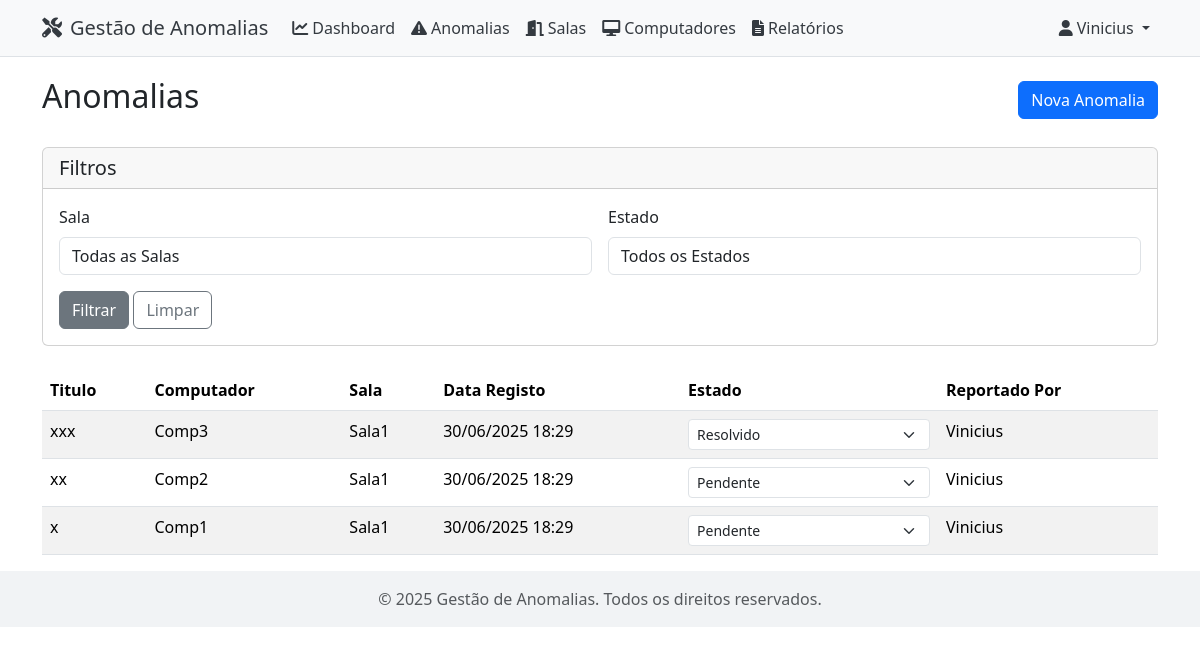
The app's page / (signed in) with its own data.
### anomalias/models.py (models this page shows, shortened)
class Anomalia(models.Model):
    ESTADO_CHOICES = [
        ('PENDENTE', 'Pendente'),
        ('EM_RESOLUCAO', 'Em Resolução'),
        ('RESOLVIDO', 'Resolvido'),
    ]
    titulo = models.CharField(max_length=200)
    descricao = models.TextField()
    computador = models.ForeignKey(
        Computador, on_delete=models.CASCADE, related_name='anomalias')
    data_registo = models.DateTimeField(auto_now_add=True)
    estado = models.CharField(
        max_length=20, choices=ESTADO_CHOICES, default='PENDENTE')
    reportado_por = models.ForeignKey(User, on_delete=models.CASCADE)

### computadores/models.py (models this page shows, shortened)
class Computador(models.Model):
    numero_identificacao = models.CharField(max_length=20)
    sala = models.ForeignKey(
        Sala, on_delete=models.CASCADE, related_name='computadores')
    marca = models.CharField(max_length=50)
    modelo = models.CharField(max_length=50)
    data_aquisicao = models.DateField(null=True, blank=True)
    observacoes = models.TextField(blank=True)
    class Meta:
        verbose_name_plural = "Computadores"

### salas/models.py (models this page shows)
class Sala(models.Model):
    numero = models.CharField(max_length=10)
    descricao = models.TextField(blank=True)
    def __str__(self):
        return f"Sala {self.numero}"

### anomalias/views.py (the view)
# urls.py: path('', views.lista_anomalias, name='lista_anomalias'),
@login_required
def lista_anomalias(request):
    anomalias = Anomalia.objects.all().order_by('-data_registo')
    form = AnomaliaFilterForm(request.GET)
    if form.is_valid():
        if form.cleaned_data.get('sala'):
            anomalias = anomalias.filter(
                computador__sala=form.cleaned_data['sala'])
        if form.cleaned_data.get('estado'):
            anomalias = anomalias.filter(estado=form.cleaned_data['estado'])
    context = {
        'anomalias': anomalias,
        'form': form,
    }
    return render(request, 'anomalias/lista_anomalias.html', context)

### anomalias/forms.py
class AnomaliaFilterForm(forms.Form):
    sala = forms.ModelChoiceField(
        queryset=Sala.objects.all(),
        required=False,
        empty_label="Todas as Salas",
        widget=forms.Select(attrs={'class': 'form-control'})
    )
    estado = forms.ChoiceField(
        choices=[('', 'Todos os Estados')] + Anomalia.ESTADO_CHOICES,
        required=False,
        widget=forms.Select(attrs={'class': 'form-control'})
    )

### anomalias/templates/anomalias/lista_anomalias.html (shortened to what this page needs)
{% extends 'base.html' %}
{% block content %}
<div class="d-flex justify-content-between align-items-center mb-4">
    <h2>Anomalias</h2>
    <a href="{% url 'anomalias:registar_anomalia' %}" class="btn btn-primary">Nova Anomalia</a>
</div>
<div class="card mb-4">
    <div class="card-header">
        <h5 class="mb-0">Filtros</h5>
    </div>
    <div class="card-body">
        <form method="get" class="row g-3">
            {% for field in form %}
            <div class="col-md-6">
                <label for="{{ field.id_for_label }}" class="form-label">{{ field.label }}</label>
                {{ field }}
            </div>
            {% endfor %}
            <div class="col-12">
                <button type="submit" class="btn btn-secondary">Filtrar</button>
                <a href="{% url 'anomalias:lista_anomalias' %}" class="btn btn-outline-secondary">Limpar</a>
            </div>
        </form>
    </div>
</div>
<div class="table-responsive">
    <table class="table table-striped">
        <thead>
            <tr>
                <th>Titulo</th>
                <th>Computador</th>
                <th>Sala</th>
                <th>Data Registo</th>
                <th>Estado</th>
                <th>Reportado Por</th>
            </tr>
        </thead>
        <tbody>
            {% for anomalia in anomalias %}
            <tr>
                <td>{{ anomalia.titulo }}</td>
                <td>{{ anomalia.computador.numero_identificacao }}</td>
                <td>{{ anomalia.computador.sala.numero }}</td>
                <td>{{ anomalia.data_registo|date:"d/m/Y H:i" }}</td>
                <td>
                    <form method="post" action="{% url 'anomalias:atualizar_estado' anomalia.pk %}" class="d-inline">
                        <select name="estado" onchange="this.form.submit()" class="form-select form-select-sm">
                            {% for value, label in anomalia.ESTADO_CHOICES %}
                            <option value="{{ value }}" {% if anomalia.estado == value %}selected{% endif %}>
                                {{ label }}
                            </option>
                            {% endfor %}
                        </select>
                    </form>
                </td>
                <td>{{ anomalia.reportado_por.username }}</td>
            </tr>
            {% empty %}
            <tr>
                <td colspan="6" class="text-center">Nenhuma anomalia registada.</td>
            </tr>
            {% endfor %}
        </tbody>
    </table>
</div>
{% endblock %}

### templates/base.html (shortened to what this page needs)
<!DOCTYPE html>
<html lang="pt">
<head>
    <link href="https://cdn.jsdelivr.net/npm/bootstrap@5.3.6/dist/css/bootstrap.min.css" rel="stylesheet">
    <link rel="stylesheet" href="https://cdnjs.cloudflare.com/ajax/libs/font-awesome/6.0.0/css/all.min.css">
</head>
<body>
    <nav class="navbar navbar-expand-lg">
        <div class="container">
            <a class="navbar-brand" href="{% url 'anomalias:lista_anomalias' %}">
                <i class="fas fa-tools me-2"></i>Gestão de Anomalias
            </a>
            {% if user.is_authenticated %}
            <div class="collapse navbar-collapse" id="navbarNav">
                <ul class="navbar-nav me-auto">
                    {% if user.is_staff %}
                    <li class="nav-item">
                        <a class="nav-link" href="{% url 'dashboard:index' %}">
                            <i class="fas fa-chart-line me-1"></i>Dashboard
                        </a>
                    </li>
                    {% endif %}
                    <li class="nav-item">
                        <a class="nav-link" href="{% url 'anomalias:lista_anomalias' %}">
                            <i class="fas fa-exclamation-triangle me-1"></i>Anomalias
                        </a>
                    </li>
                    <li class="nav-item">
                        <a class="nav-link" href="{% url 'salas:lista_salas' %}">
                            <i class="fas fa-door-open me-1"></i>Salas
                        </a>
                    </li>
                    <li class="nav-item">
                        <a class="nav-link" href="{% url 'computadores:lista_computadores' %}">
                            <i class="fas fa-desktop me-1"></i>Computadores
                        </a>
                    </li>
                    <li class="nav-item">
                        <a class="nav-link" href="{% url 'anomalias:relatorio_anomalias' %}">
                            <i class="fas fa-file-alt me-1"></i>Relatórios
                        </a>
                    </li>
                </ul>
                <ul class="navbar-nav">
                    <li class="nav-item dropdown">
                        <a class="nav-link dropdown-toggle" href="#" id="userDropdown" role="button"
                           data-bs-toggle="dropdown" aria-expanded="false">
                            <i class="fas fa-user me-1"></i>{{ user.username }}
                        </a>
                    </li>
                </ul>
            </div>
            {% endif %}
        </div>
    </nav>
    <div class="container">
        {% block content %}
        {% endblock %}
    </div>
    <footer class="footer mt-auto py-3">
        <div class="container text-center">
            <span class="text-muted">© {% now "Y" %} Gestão de Anomalias. Todos os direitos reservados.</span>
        </div>
    </footer>
</body>
</html>

### templates/base.html (style rules this page uses)
.navbar { margin-bottom: 20px; background-color: #f8f9fa !important; border-bottom: 1px solid #dee2e6; }
.navbar-brand, .nav-link, .navbar .dropdown-toggle { color: #343a40 !important; }
.footer { background-color: #f1f3f5; }

### records on screen
Anomalia: titulo "xxx", computador.numero_identificacao "Comp3", computador.sala.numero "Sala1", data_registo "30/06/2025 18:29", estado "Resolvido", reportado_por.username "Vinicius"
Anomalia: titulo "xx", computador.numero_identificacao "Comp2", computador.sala.numero "Sala1", data_registo "30/06/2025 18:29", estado "Pendente", reportado_por.username "Vinicius"
Anomalia: titulo "x", computador.numero_identificacao "Comp1", computador.sala.numero "Sala1", data_registo "30/06/2025 18:29", estado "Pendente", reportado_por.username "Vinicius"

### other values on screen
{{ user.username }} "Vinicius"
{{ field.label }} "Sala" "Estado"
